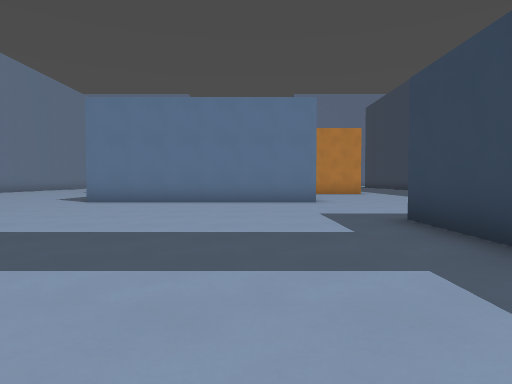
view 1 (above)

24 first-person views from a walk through a Godot game level. The camera is 1.2 m above the floor, tilts 2° down and sees 75° across. The floor is counted in squares, 2 m on a side. Each view is taken from the middle of a square. On the plan, view 1 faces up. The plan holds only what a view shows up to about 10 squares ahead; the rest is blank. The place goes on beyond the plan.

view 2
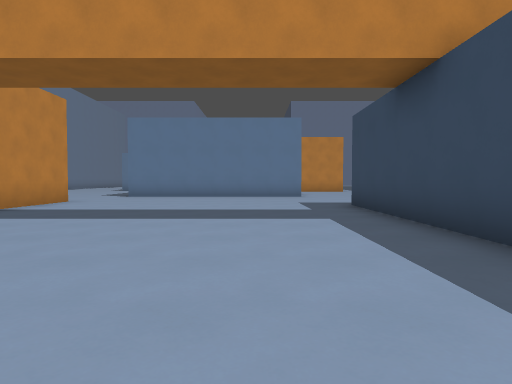

view 3
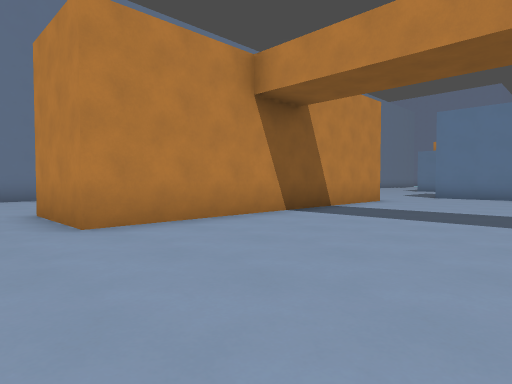

view 4
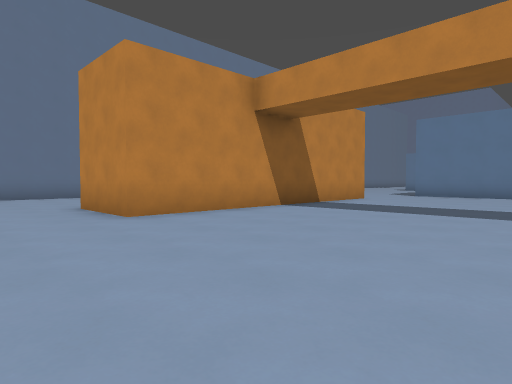

view 5
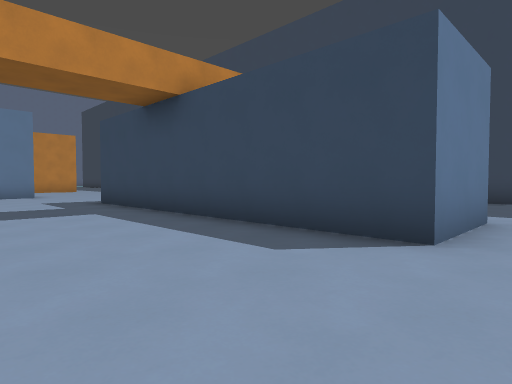

view 6
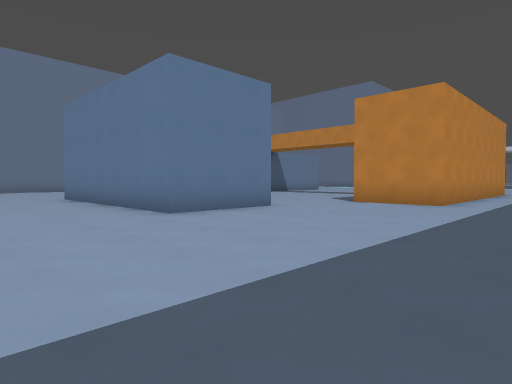

view 7
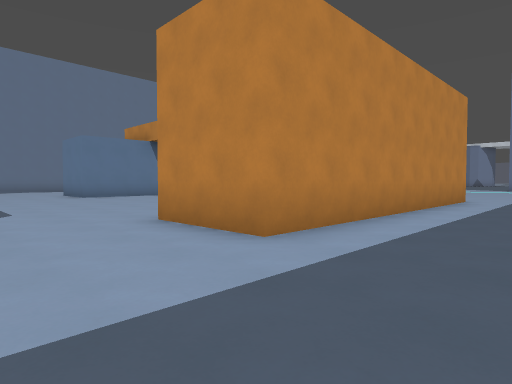

view 8
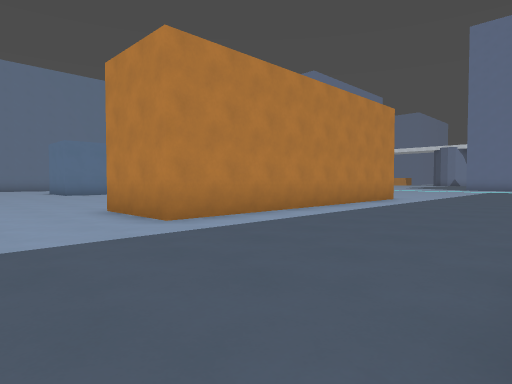

view 9
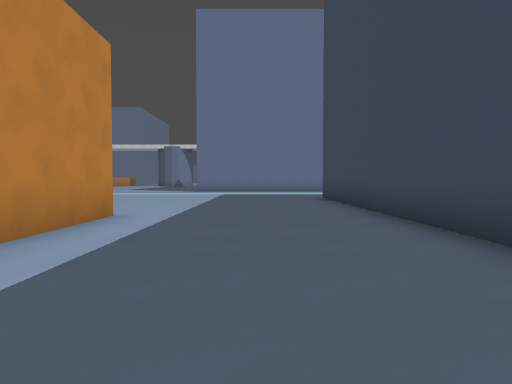

view 10
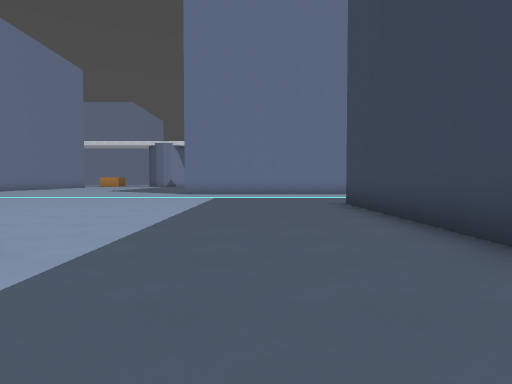

view 11
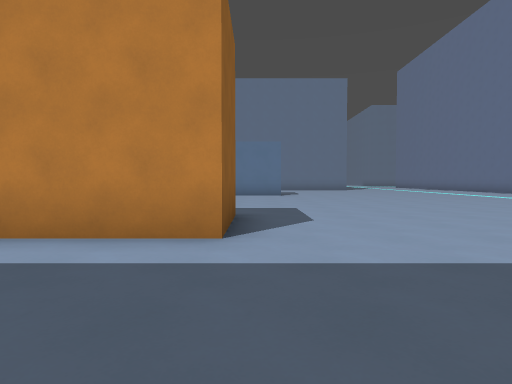

view 12
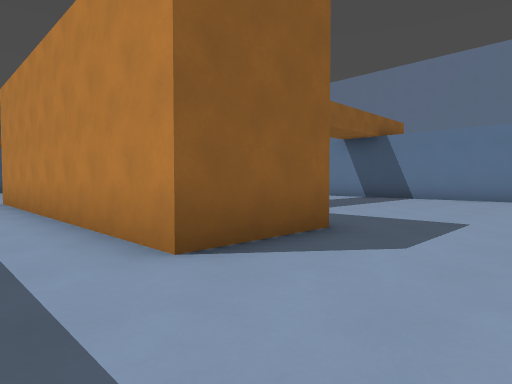

view 13
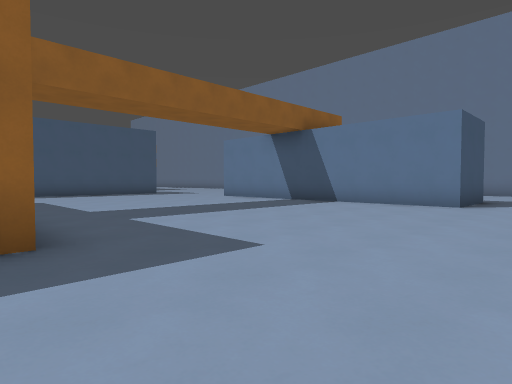

view 14
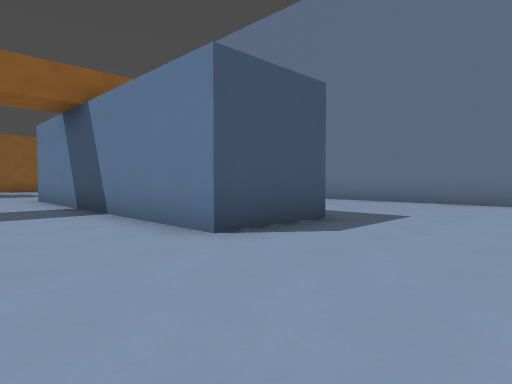

view 15
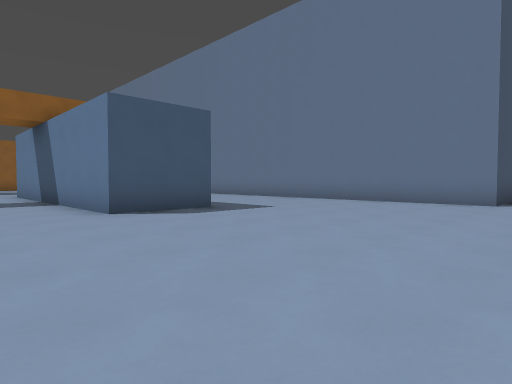

view 16
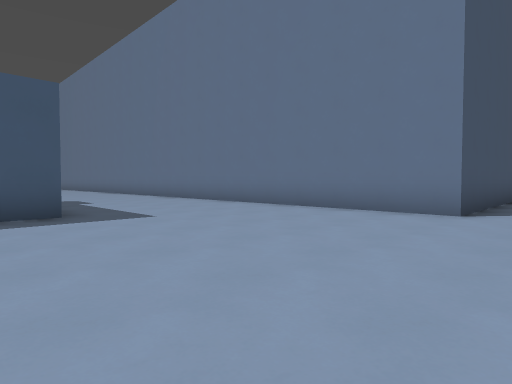

view 17
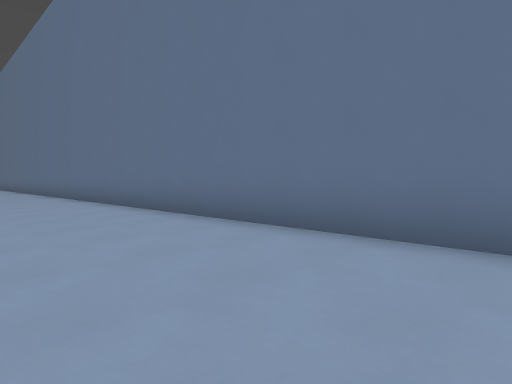

view 18
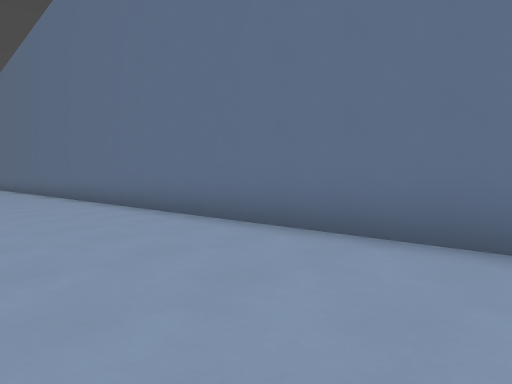

view 19
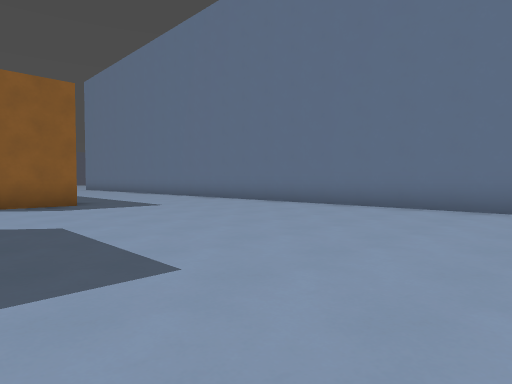

view 20
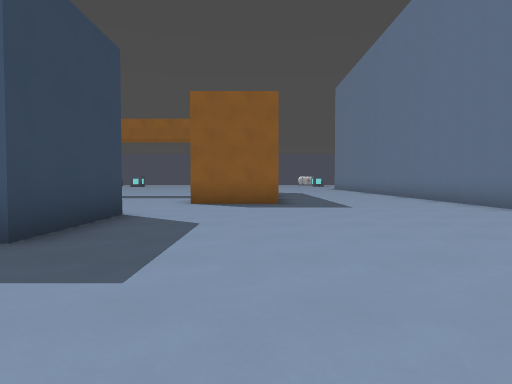

view 21
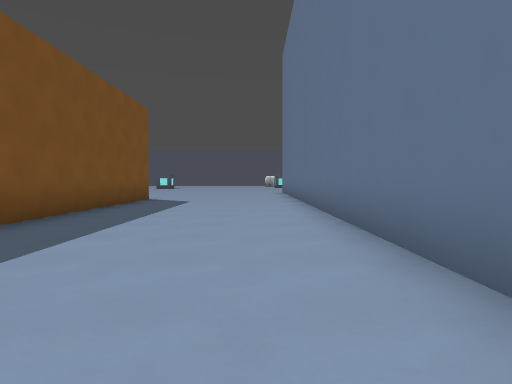

view 22
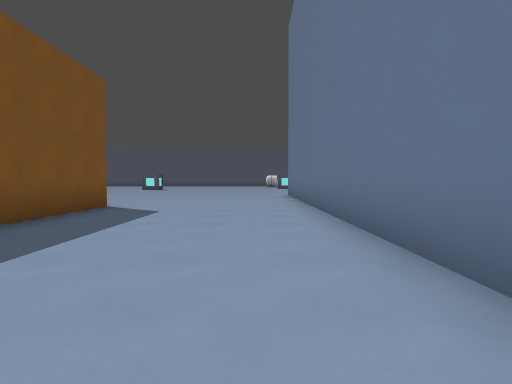

view 23
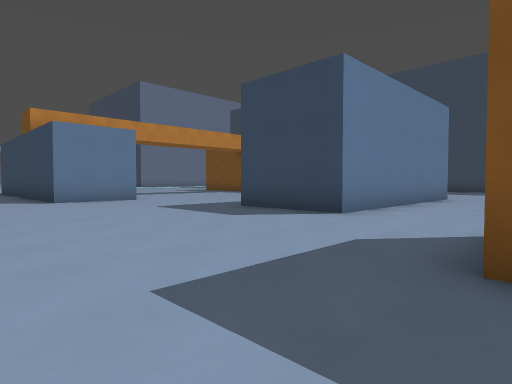

view 24
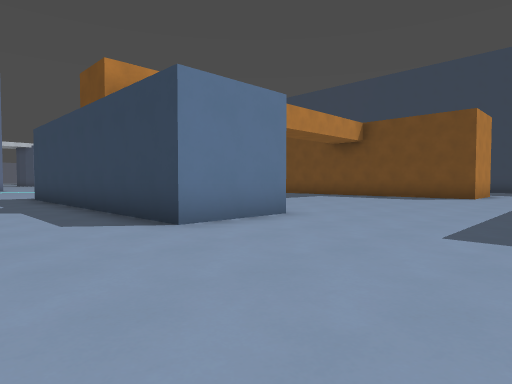

### Floor plan
Points are (right, up) in squares from view 1. A wall is a line through its corners. A room is listed if a view was taken in it or the views show most of it. See-through windows are left out.
Room 1 (views 1, 2, 3, 4, 5)
walls: (-5.3, 5.5) (-5.3, -1.6); (2.3, -3) (2.3, 5.1); (1.7, 9.2) (-4.7, 9.2)
ways out: opening at (-6, -3) to room 2; opening at (-5, 7) to room 2; opening at (2.7, 7) to room 2; opening at (3.5, -4) to room 2
Room 2 (views 6, 7, 8, 9, 10, 11, 12, 13, 14, 15, 16, 17, 18, 19, 20, 21, 22, 23, 24)
walls: (1.7, 11.9) (1.7, 9.2); (2.2, 22.7) (4.6, 22.7) (4.6, 14.6) (2.2, 14.6); (-4.7, 9.2) (-4.7, 11.9); (-7.6, 24) (-5.3, 24) (-5.3, 15.9) (-7.6, 15.9) (-7.6, 23.8); (9.3, 19.9) (9.3, 28.5); (-7.6, 6.5) (-5.3, 6.5) (-5.3, 5.5); (-12.3, 28.5) (-12.3, -3.9); (-5.3, -1.6) (-7.6, -1.6) (-7.6, 4.6); (4.6, -3) (2.3, -3); (9.3, -2.8) (9.3, -2.1)
ways out: opening at (-6, -3) to room 1; opening at (-5, 7) to room 1; opening at (2.7, 7) to room 1; opening at (3.5, -4) to room 1; opening at (-12.5, 29.5)

Where each view was taken, in squares from view 1:
view 1: 0 up, 0 right, facing up
view 2: 3 down, 0 right, facing up
view 3: 3 down, 1 left, facing up-left
view 4: 4 down, 0 right, facing up-left
view 5: 4 down, 1 left, facing up-right
view 6: 6 up, 7 right, facing up-left
view 7: 12 up, 7 right, facing up-left
view 8: 12 up, 9 right, facing up-left
view 9: 17 up, 7 right, facing up
view 10: 20 up, 7 right, facing up
view 11: 23 up, 8 right, facing left
view 12: 25 up, 6 right, facing down-left
view 13: 26 up, 3 right, facing down-left
view 14: 27 up, 3 left, facing down-left
view 15: 30 up, 3 left, facing down-left
view 16: 30 up, 6 left, facing down-left
view 17: 24 up, 9 left, facing down-left
view 18: 20 up, 9 left, facing down-left
view 19: 15 up, 5 left, facing down-left
view 20: 15 up, 7 left, facing down
view 21: 9 up, 11 left, facing down
view 22: 6 up, 11 left, facing down
view 23: 6 up, 10 left, facing up-right
view 24: 12 up, 10 left, facing up-right
